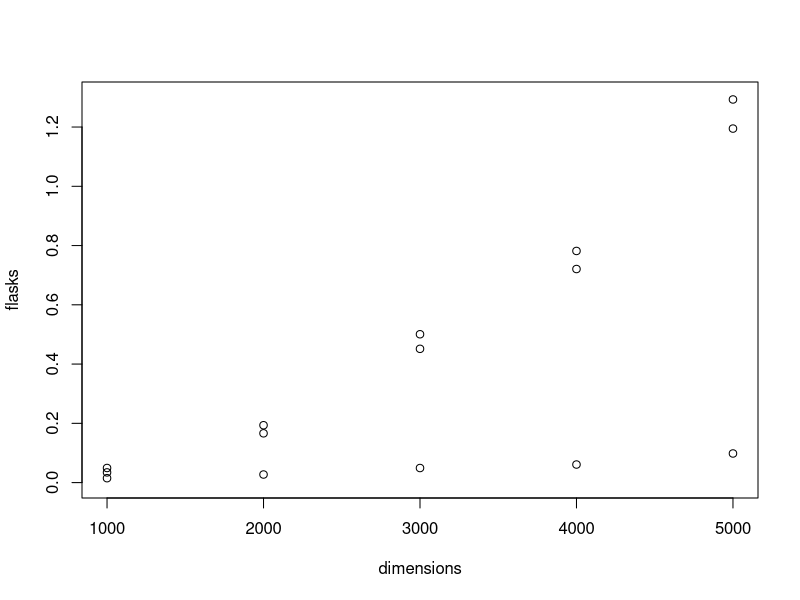
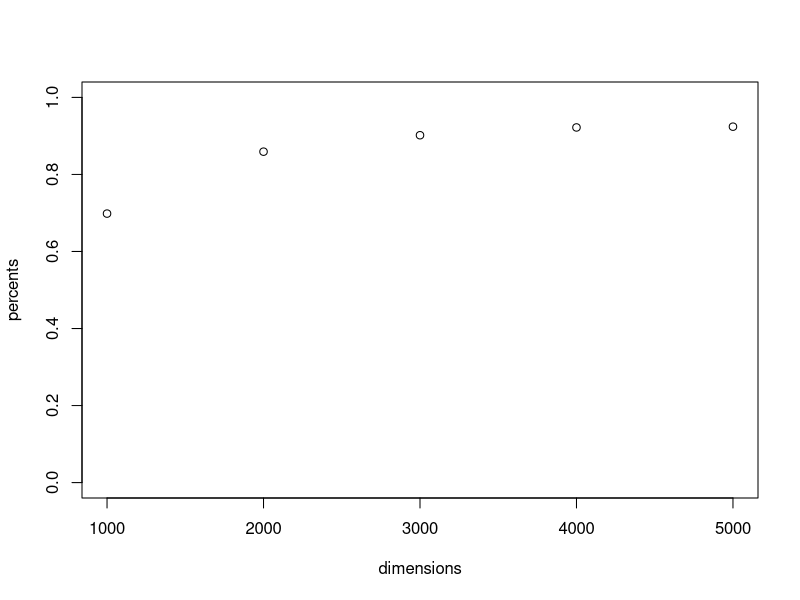

These charts were generated, in order, by the following R code:
## ---- chunk 1
time1 <- read.csv("randomimagetimes1000.csv")
time2 <- read.csv("randomimagetimes2000.csv")
time3 <- read.csv("randomimagetimes3000.csv")
time4 <- read.csv("randomimagetimes4000.csv")
time5 <- read.csv("randomimagetimes5000.csv")
## ---- chunk 2
dif1 <- mean(time1$script) - mean(time1$flask)
dif2 <- mean(time2$script) - mean(time2$flask)
dif3 <- mean(time3$script) - mean(time3$flask)
dif4 <- mean(time4$script) - mean(time4$flask)
dif5 <- mean(time5$script) - mean(time5$flask)

dimensions <- c(1000, 2000, 3000, 4000, 5000)
scripts <- c(mean(time1$script), mean(time2$script), mean(time3$script), mean(time4$script), mean(time5$script))
flasks <- c(mean(time1$flask), mean(time2$flask), mean(time3$flask), mean(time4$flask), mean(time5$flask))
difs <- c(dif1, dif2, dif3, dif4, dif5)
plot(flasks ~ dimensions, ylim=c(0, 1.3))
points(scripts ~ dimensions)
points(difs ~ dimensions)
## ---- chunk 3
percent1 <- mean(time1$flask) / mean(time1$script)
percent2 <- mean(time2$flask) / mean(time2$script)
percent3 <- mean(time3$flask) / mean(time3$script)
percent4 <- mean(time4$flask) / mean(time4$script)
percent5 <- mean(time5$flask) / mean(time5$script)
percents <- c(percent1, percent2, percent3, percent4, percent5)
plot(percents ~ dimensions, ylim=c(0, 1))
percent1
percent5

